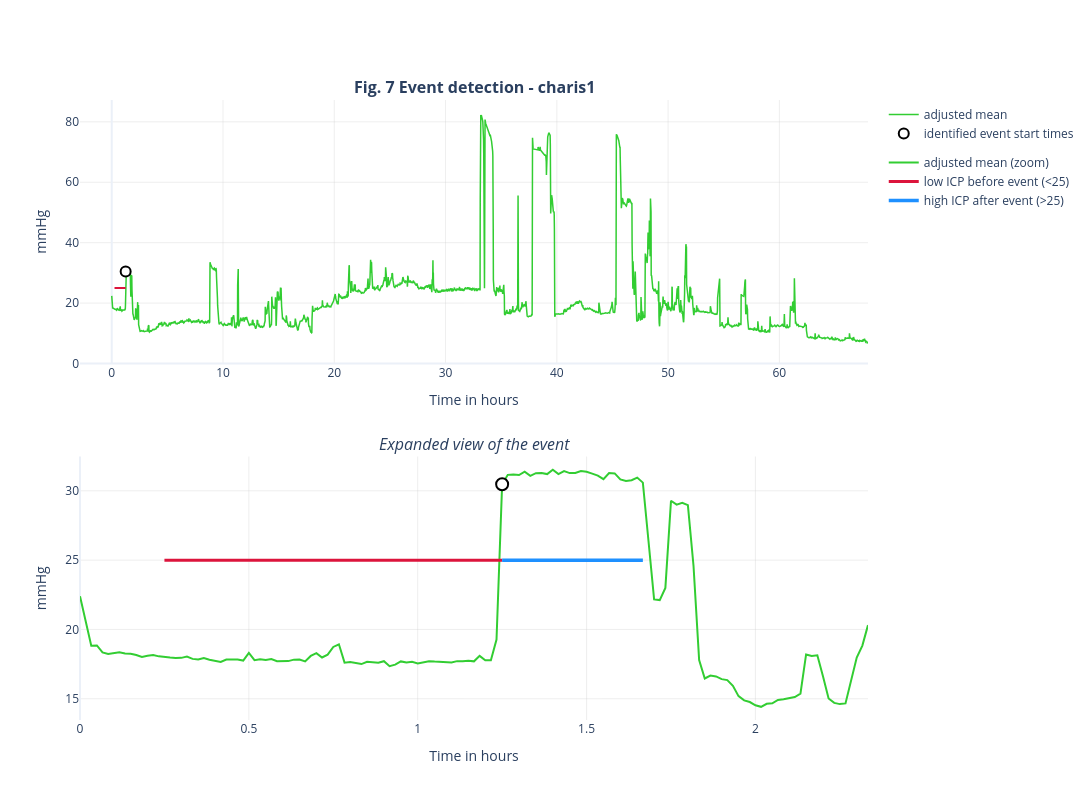

Notebook code for this chart:
### Code cell
# 4. WYKRES NR 2: "FIG. 7 EVENT DETECTION" (wersja Plotly)
# =========================================================================

# TWORZENIE SKORYGOWANEJ ŚREDNIEJ DO WYKRESU
processor.df['Adjusted_MICP'] = processor.df['MICP'].where(processor.df['is_valid'], other=np.nan).interpolate()

# Przeliczamy indeksy minutowe na godziny dla osi X
time_hours = processor.df.index / 60

# Tworzenie układu dwóch wykresów
fig = make_subplots(
    rows=2, cols=1,
    vertical_spacing=0.15,
    subplot_titles=(
        f'<b>Fig. 7 Event detection - {record_name}</b>', 
        '<i>Expanded view of the event</i>' if len(processor.final_segments) > 0 else '<i>Expanded view - Brak zdarzeń</i>'
    )
)

# --- WYKRES GŁÓWNY: CAŁOŚĆ (GÓRA, row=1) ---
fig.add_trace(
    go.Scatter(
        x=time_hours, 
        y=processor.df['Adjusted_MICP'], 
        mode='lines', 
        name='adjusted mean',
        line=dict(color='limegreen', width=1.5),
        legendgroup='top'
    ),
    row=1, col=1
)

max_y = max(60, processor.df['Adjusted_MICP'].max() + 5)

for i, seg in enumerate(processor.final_segments):
    start_h = seg['event_start_min'] / 60
    pre_start_h = seg['pre_event_start_min'] / 60
    
    threshold_val = 25.0 
    y_val = processor.df.loc[seg['event_start_min'], 'Adjusted_MICP']
    
    # Linia progu (threshold) przed zdarzeniem
    fig.add_trace(
        go.Scatter(
            x=[pre_start_h, start_h], 
            y=[threshold_val, threshold_val], 
            mode='lines',
            line=dict(color='crimson', width=2),
            showlegend=False,
            hoverinfo='skip'
        ),
        row=1, col=1
    )
    
    # Pusty czarny okrąg oznaczający początek zdarzenia
    fig.add_trace(
        go.Scatter(
            x=[start_h], 
            y=[y_val], 
            mode='markers',
            name='identified event start times' if i == 0 else '',
            showlegend=(i == 0), # Pokazujemy w legendzie tylko dla pierwszego obrotu pętli
            marker=dict(
                color='white', 
                line=dict(color='black', width=2), 
                size=10
            ),
            legendgroup='top'
        ),
        row=1, col=1
    )

# --- WYKRES ZBLIŻENIA: EXPANDED VIEW (DÓŁ, row=2) ---
if len(processor.final_segments) > 0:
    seg_zoom = processor.final_segments[0]
    pad_mins = 40
    zoom_start_min = max(0, seg_zoom['pre_event_start_min'] - pad_mins)
    zoom_end_min = min(len(processor.df) - 1, seg_zoom['event_end_min'] + pad_mins)
    
    df_zoom = processor.df.loc[zoom_start_min:zoom_end_min]
    time_hours_zoom = df_zoom.index / 60
    
    # Sygnał w zbliżeniu
    fig.add_trace(
        go.Scatter(
            x=time_hours_zoom, 
            y=df_zoom['Adjusted_MICP'], 
            mode='lines', 
            name='adjusted mean (zoom)',
            line=dict(color='limegreen', width=2),
            legendgroup='bottom'
        ),
        row=2, col=1
    )
    
    h_pre_start = seg_zoom['pre_event_start_min'] / 60
    h_event_start = seg_zoom['event_start_min'] / 60
    h_event_end = seg_zoom['event_end_min'] / 60
    
    # Niskie ICP przed eventem
    fig.add_trace(
        go.Scatter(
            x=[h_pre_start, h_event_start], 
            y=[25, 25], 
            mode='lines',
            name='low ICP before event (<25)',
            line=dict(color='crimson', width=3),
            legendgroup='bottom'
        ),
        row=2, col=1
    )
    
    # Wysokie ICP w trakcie eventu
    fig.add_trace(
        go.Scatter(
            x=[h_event_start, h_event_end], 
            y=[25, 25], 
            mode='lines',
            name='high ICP after event (>25)',
            line=dict(color='dodgerblue', width=3.5),
            legendgroup='bottom'
        ),
        row=2, col=1
    )
    
    y_zoom_start = processor.df.loc[seg_zoom['event_start_min'], 'Adjusted_MICP']
    
    # Marker w zoomie
    fig.add_trace(
        go.Scatter(
            x=[h_event_start], 
            y=[y_zoom_start], 
            mode='markers',
            showlegend=False,
            marker=dict(
                color='white', 
                line=dict(color='black', width=2), 
                size=12
            ),
            legendgroup='bottom'
        ),
        row=2, col=1
    )
else:
    # Wyświetlanie komunikatu o braku zdarzeń za pomocą adnotacji na środku drugiego okna
    fig.add_annotation(
        x=0.5, y=0.5,
        text="Brak zdarzeń spełniających<br>kryterium 1h czystego sygnału przed eventem.",
        xref="x2 domain", yref="y2 domain", # Odnosimy się do relatywnych współrzędnych osi 2
        showarrow=False,
        font=dict(size=14, color="gray"),
        align="center"
    )

# --- KONFIGURACJA OLAUTU I OSI ---
fig.update_yaxes(title_text="mmHg", range=[0, max_y], gridcolor='rgba(200, 200, 200, 0.3)', row=1, col=1)
fig.update_xaxes(title_text="Time in hours", gridcolor='rgba(200, 200, 200, 0.3)', row=1, col=1)

fig.update_yaxes(title_text="mmHg", gridcolor='rgba(200, 200, 200, 0.3)', row=2, col=1)
fig.update_xaxes(title_text="Time in hours", gridcolor='rgba(200, 200, 200, 0.3)', row=2, col=1)

fig.update_layout(
    template='plotly_white',
    height=800,  # Symuluje figsize z matplotlib
    width=1400,
    hovermode='x unified', # Łączy hover dane dla obu wykresów po najechaniu na oś X
    title_font=dict(size=16)
)

fig.show()

### Figure 1 — Plotly figure (JSON) as saved in the notebook; plotly's stock layout.template omitted (floating-point values rounded to 4 significant figures; data arrays with more than 128 entries replaced by an {"elided": "..."} marker saying what was removed)
{"data": [{"legendgroup": "top", "line": {"color": "limegreen", "width": 1.5}, "mode": "lines", "name": "adjusted mean", "type": "scatter", "x": {"elided": "4079 float values"}, "xaxis": "x", "y": {"elided": "4079 float values"}, "yaxis": "y"}, {"hoverinfo": "skip", "line": {"color": "crimson", "width": 2}, "mode": "lines", "showlegend": false, "type": "scatter", "x": [0.25, 1.25], "xaxis": "x", "y": [25, 25], "yaxis": "y"}, {"legendgroup": "top", "marker": {"color": "white", "line": {"color": "black", "width": 2}, "size": 10}, "mode": "markers", "name": "identified event start times", "showlegend": true, "type": "scatter", "x": [1.25], "xaxis": "x", "y": [30.47], "yaxis": "y"}, {"legendgroup": "bottom", "line": {"color": "limegreen", "width": 2}, "mode": "lines", "name": "adjusted mean (zoom)", "type": "scatter", "x": {"elided": "141 float values"}, "xaxis": "x2", "y": {"elided": "141 float values"}, "yaxis": "y2"}, {"legendgroup": "bottom", "line": {"color": "crimson", "width": 3}, "mode": "lines", "name": "low ICP before event (<25)", "type": "scatter", "x": [0.25, 1.25], "xaxis": "x2", "y": [25, 25], "yaxis": "y2"}, {"legendgroup": "bottom", "line": {"color": "dodgerblue", "width": 3.5}, "mode": "lines", "name": "high ICP after event (>25)", "type": "scatter", "x": [1.25, 1.667], "xaxis": "x2", "y": [25, 25], "yaxis": "y2"}, {"legendgroup": "bottom", "marker": {"color": "white", "line": {"color": "black", "width": 2}, "size": 12}, "mode": "markers", "showlegend": false, "type": "scatter", "x": [1.25], "xaxis": "x2", "y": [30.47], "yaxis": "y2"}], "layout": {"annotations": [{"font": {"size": 16}, "showarrow": false, "text": "<b>Fig. 7 Event detection - charis1</b>", "x": 0.5, "xanchor": "center", "xref": "paper", "y": 1, "yanchor": "bottom", "yref": "paper"}, {"font": {"size": 16}, "showarrow": false, "text": "<i>Expanded view of the event</i>", "x": 0.5, "xanchor": "center", "xref": "paper", "y": 0.425, "yanchor": "bottom", "yref": "paper"}], "height": 800, "hovermode": "x unified", "title": {"font": {"size": 16}}, "width": 1400, "xaxis": {"anchor": "y", "domain": [0, 1], "gridcolor": "rgba(200, 200, 200, 0.3)", "title": {"text": "Time in hours"}}, "xaxis2": {"anchor": "y2", "domain": [0, 1], "gridcolor": "rgba(200, 200, 200, 0.3)", "title": {"text": "Time in hours"}}, "yaxis": {"anchor": "x", "domain": [0.575, 1], "gridcolor": "rgba(200, 200, 200, 0.3)", "range": [0, 87.23], "title": {"text": "mmHg"}}, "yaxis2": {"anchor": "x2", "domain": [0, 0.425], "gridcolor": "rgba(200, 200, 200, 0.3)", "title": {"text": "mmHg"}}}}
